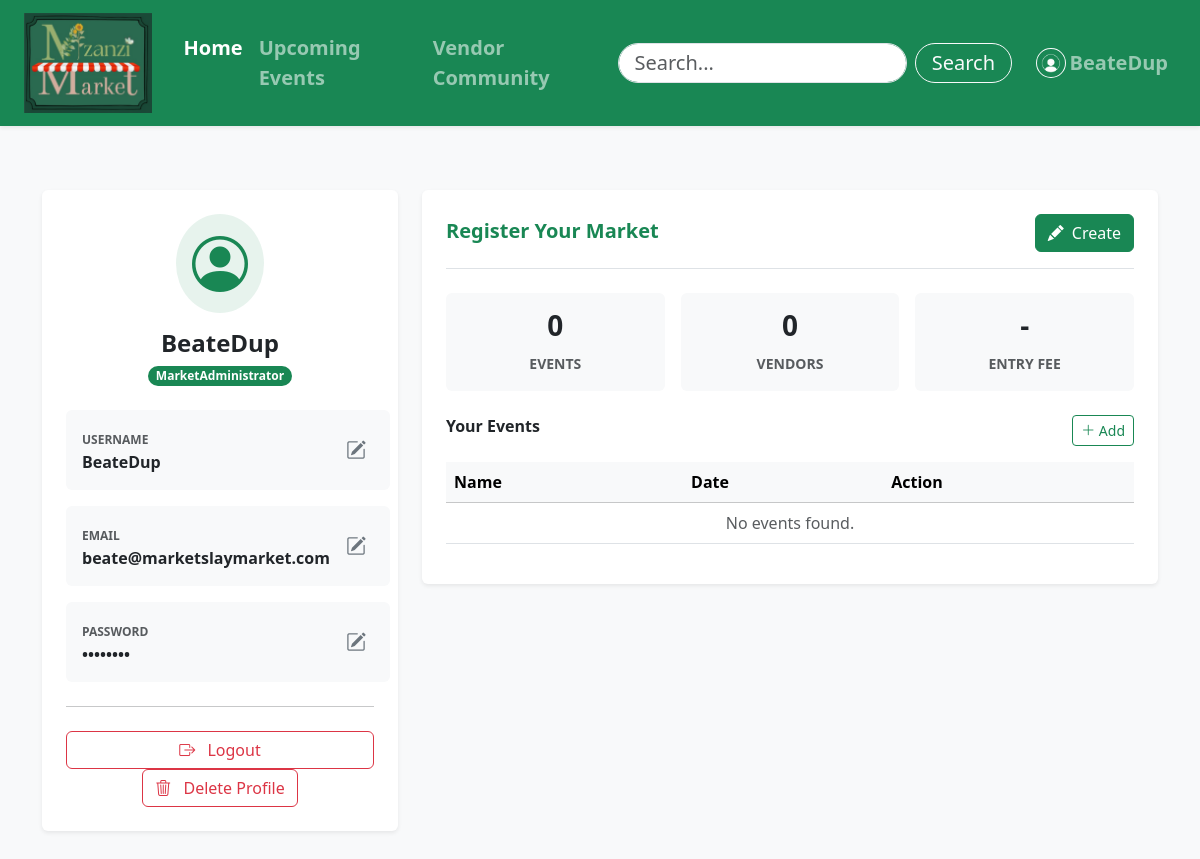
Screenshot of /userpage (signed in) with the database file from the repository.
### tables this page shows
CREATE TABLE "User" (
	"UserID"	INTEGER,
	"Username"	TEXT NOT NULL,
	"Email"	TEXT NOT NULL,
	"Password"	TEXT NOT NULL,
	"Classification"	TEXT NOT NULL CHECK("Classification" IN ('Customer', 'Vendor', 'MarketAdministrator')),
	PRIMARY KEY("UserID" AUTOINCREMENT)
);

### app.py (the view, shortened to what this page needs)
@app.route("/userpage", methods=['GET', 'POST'])
def userpage():
    if 'user_id' not in session:
        flash("Please log in to view your profile.", "warning")
        return redirect(url_for("login"))
    conn = get_db_connection()
    conn.row_factory = sqlite3.Row # Ensure we can access columns by name
    user_id = session['user_id']
    user = conn.execute("SELECT * FROM User WHERE UserID = ?", (user_id,)).fetchone()
    market = None
    events = []
    vendors = []
    if user['Classification'] == 'MarketAdministrator': # Note: No space based on your DB
        market = conn.execute("SELECT * FROM Market WHERE MarketAdministratorID = ?", (user_id,)).fetchone()
        if market:
            events = conn.execute("SELECT * FROM Events WHERE MarketID = ?", (market['MarketID'],)).fetchall()
            vendors = conn.execute("SELECT * FROM Vendor").fetchall()
    conn.close()
    return render_template("userpage.html", user=user, market=market, events=events, vendors=vendors)

### app.py (called while the page is built)
def get_db_connection():
    conn = sqlite3.connect('Mzanzi.db', timeout=30)
    conn.row_factory = sqlite3.Row
    try:
        conn.execute("PRAGMA journal_mode=WAL")
    except:
        pass # If it fails, it just ignores it, but usually it works
    return conn

### templates/userpage.html (shortened to what this page needs)
<!DOCTYPE html>
<html lang="en">
<head>
  <link href="https://cdn.jsdelivr.net/npm/bootstrap@5.3.3/dist/css/bootstrap.min.css" rel="stylesheet">
  <link href="https://cdn.jsdelivr.net/npm/bootstrap-icons/font/bootstrap-icons.css" rel="stylesheet">
</head>
<body class="bg-light">
    <header id="pageTop">
      <nav
        class="navbar navbar-expand-lg navbar-dark bg-success shadow-sm sticky-top py-2"
      >
        <div class="container-fluid px-4">
          <a class="navbar-brand d-flex align-items-center me-3" href="home">
            <img
              src="{{ url_for('static', filename='images/Logo.png') }}"
              alt="Mzanzi Market"
              height="100"
              class="me-2"
            />
          </a>
          <div class="collapse navbar-collapse" id="navbarSupportedContent">
            <ul class="navbar-nav me-auto mb-2 mb-lg-0">
              <li class="nav-item">
                <a class="nav-link fw-semibold fs-5 active" href=""
                  >Home</a
                >
              </li>
              <li class="nav-item">
                <a class="nav-link fw-semibold fs-5" href="events"
                  >Upcoming Events</a
                >
              </li>
              <li class="nav-item">
                <a class="nav-link fw-semibold fs-5" href="vendors"
                  >Vendor Community</a
                >
              </li>
            </ul>
            <div class="d-flex align-items-center">
              <form class="d-flex me-3" role="search">
                <input
                  class="form-control me-2 rounded-pill px-3 py-1 fs-5"
                  type="search"
                  placeholder="Search..."
                  aria-label="Search"
                />
                <button
                  class="btn btn-outline-light rounded-pill px-3 py-1 fs-5"
                  type="submit"
                >
                  Search
                </button>
              </form>
              <ul class="navbar-nav d-flex align-items-center mb-0">
                <li class="nav-item">
                  {% if session.get('user_id') %}
                    <a
                      class="nav-link d-flex align-items-center fw-semibold fs-5"
                      href="{{ url_for('userpage') }}"
                    >
                      <img
                        src="{{ url_for('static', filename='images/usericon.png')}}"
                        alt="User"
                        height="30"
                        class="me-1 rounded-circle border border-light p-1"
                      />
                      <span>{{ session['username'] }}</span>
                    </a>
                  {% endif %}
                </li>
              </ul>
            </div>
          </div>
        </div>
      </nav>
    </header>
    <main>
      <div class="container my-5">
        <div class="row g-4">
          <div class="col-lg-4">
            <div class="card border-0 shadow-sm h-100">
              <div class="card-body text-center p-4">
                <div class="mb-3">
                    <div class="d-inline-block p-3 rounded-circle bg-success bg-opacity-10 text-success">
                        <i class="bi bi-person-circle display-4"></i>
                    </div>
                </div>
                <h4 class="fw-bold mb-1">{{ user['Username'] }}</h4>
                <span class="badge bg-success rounded-pill mb-4">{{ user['Classification'] }}</span>
                <div class="text-start d-grid gap-3">
                    <div class="p-3 bg-light rounded d-flex justify-content-between align-items-center">
                        <div>
                            <small class="text-muted text-uppercase fw-bold" style="font-size: 0.75rem;">Username</small>
                            <div class="fw-semibold">{{ user['Username'] }}</div>
                        </div>
                        <button class="btn btn-sm btn-outline-secondary border-0" data-bs-toggle="modal" data-bs-target="#editUsernameModal">
                            <i class="bi bi-pencil-square fs-5"></i>
                        </button>
                    </div>
                    <div class="p-3 bg-light rounded d-flex justify-content-between align-items-center">
                        <div class="text-truncate pe-2">
                            <small class="text-muted text-uppercase fw-bold" style="font-size: 0.75rem;">Email</small>
                            <div class="fw-semibold text-truncate">{{ user['Email'] }}</div>
                        </div>
                        <button class="btn btn-sm btn-outline-secondary border-0" data-bs-toggle="modal" data-bs-target="#editEmailModal">
                             <i class="bi bi-pencil-square fs-5"></i>
                        </button>
                    </div>
                    <div class="p-3 bg-light rounded d-flex justify-content-between align-items-center">
                        <div>
                            <small class="text-muted text-uppercase fw-bold" style="font-size: 0.75rem;">Password</small>
                            <div class="fw-semibold">••••••••</div>
                        </div>
                        <button class="btn btn-sm btn-outline-secondary border-0" data-bs-toggle="modal" data-bs-target="#editPasswordModal">
                             <i class="bi bi-pencil-square fs-5"></i>
                        </button>
                    </div>
                </div>
                <hr class="my-4">
                <a href="{{ url_for('logout') }}" class="btn btn-outline-danger w-100">
                    <i class="bi bi-box-arrow-right me-2"></i> Logout
                </a>
                <button action="delete_profile" type="button" class="btn btn-outline-danger" data-bs-toggle="modal" data-bs-target="#deleteProfileModal">
                    <i class="bi bi-trash3 me-2"></i> Delete Profile
                </button>
              </div>
            </div>
          </div>
          <div class="col-lg-8">
            <div class="d-flex flex-column gap-4">
            {% if user['Classification'] == 'Vendor' %}
              <div class="card border-0 shadow-sm overflow-hidden">
                  <div class="card-header bg-success bg-gradient text-white p-4 border-0">
                      <div class="d-flex justify-content-between align-items-start">
                          <div>
                              <h2 class="fw-bold mb-1">
                                  <i class="bi bi-shop me-2"></i>
                                  {{ user['VendorName'] if user['VendorName'] else user['Username'] }}
                              </h2>
                              <span class="badge bg-white text-success rounded-pill border border-white">
                                  {{ user['VendorOfferingType'] if user['VendorOfferingType'] else 'General Vendor' }}
                              </span>
                          </div>
                          <button class="btn btn-light text-success shadow-sm" data-bs-toggle="modal" data-bs-target="#editVendorModal">
                              <i class="bi bi-pencil-fill me-1"></i> Edit Profile
                          </button>
                      </div>
                  </div>
                  <div class="card-body p-4">
                      <div class="mb-4">
                          <h6 class="fw-bold text-secondary text-uppercase small">About the Stall</h6>
                          <p class="lead fs-6 text-muted">
                              {{ user['VendorDescription'] if user['VendorDescription'] else 'No description added yet. Click "Edit Profile" to tell customers what you sell!' }}
                          </p>
                      </div>
                      <hr class="text-muted opacity-25">
                      <div class="row g-4 mt-2">
                          <div class="col-md-6">
                              <h6 class="fw-bold text-secondary text-uppercase small mb-3">Contact Details</h6>
                              <div class="d-flex align-items-center mb-2">
                                  <div class="bg-light p-2 rounded-circle me-3 text-success">
                                      <i class="bi bi-telephone-fill"></i>
                                  </div>
                                  <div>
                                      <small class="d-block text-muted">Phone / WhatsApp</small>
                                      <span class="fw-semibold">{{ user['VendorContactNumber'] if user['VendorContactNumber'] else 'Not provided' }}</span>
                                  </div>
                              </div>
                              <div class="d-flex align-items-center">
                                  <div class="bg-light p-2 rounded-circle me-3 text-success">
                                      <i class="bi bi-envelope-fill"></i>
                                  </div>
                                  <div>
                                      <small class="d-block text-muted">Email</small>
                                      <span class="fw-semibold">{{ user['Email'] }}</span>
                                  </div>
                              </div>
                          </div>
                          <div class="col-md-6">
                              <h6 class="fw-bold text-secondary text-uppercase small mb-3">Social Media</h6>
                              <div class="d-grid gap-2">
                                  {% if user['VendorInstagram'] %}
                                    <a href="{{ user['VendorInstagram'] }}" target="_blank" class="btn btn-outline-danger border-opacity-25 text-start">
                                        <i class="bi bi-instagram me-2"></i> Instagram
                                    </a>
                                  {% else %}
                                    <button class="btn btn-light text-muted text-start" disabled><i class="bi bi-instagram me-2"></i> No Instagram linked</button>
                                  {% endif %}
                                  {% if user['VendorFacebook'] %}
                                    <a href="{{ user['VendorFacebook'] }}" target="_blank" class="btn btn-outline-primary border-opacity-25 text-start">
                                        <i class="bi bi-facebook me-2"></i> Facebook
                                    </a>
                                  {% else %}
                                    <button class="btn btn-light text-muted text-start" disabled><i class="bi bi-facebook me-2"></i> No Facebook linked</button>
                                  {% endif %}
                              </div>
                          </div>
                      </div>
                  </div>
              </div>
            {% elif user['Classification'] == 'MarketAdministrator' %}
              <div class="card border-0 shadow-sm">
                <div class="card-body p-4">
                  <div class="d-flex justify-content-between align-items-center mb-4 border-bottom pb-3">
                    <div>
                        <h5 class="fw-bold text-success mb-1">
                            {{ market['MarketName'] if market else 'Register Your Market' }}
                        </h5>
                    </div>
                    <button class="btn btn-success" data-bs-toggle="modal" data-bs-target="#editMarketModal">
                        <i class="bi bi-pencil-fill me-1"></i> {{ 'Edit' if market else 'Create' }}
                    </button>
                  </div>
                  <div class="row g-3 text-center mb-4">
                    <div class="col-md-4">
                      <div class="p-3 bg-light rounded">
                        <h3 class="fw-bold text-dark">{{ events|length }}</h3>
                        <small class="text-muted text-uppercase fw-bold">Events</small>
                      </div>
                    </div>
                    <div class="col-md-4">
                      <div class="p-3 bg-light rounded">
                        <h3 class="fw-bold text-dark">{{ vendors|length }}</h3>
                        <small class="text-muted text-uppercase fw-bold">Vendors</small>
                      </div>
                    </div>
                    <div class="col-md-4">
                        <div class="p-3 bg-light rounded">
                          <h3 class="fw-bold text-dark">{{ market['MarketEntryFee'] if market else '-' }}</h3>
                          <small class="text-muted text-uppercase fw-bold">Entry Fee</small>
                        </div>
                      </div>
                  </div>
                   <div class="d-flex justify-content-between align-items-center mb-3">
                        <h6 class="fw-bold">Your Events</h6>
                        <button class="btn btn-sm btn-outline-success" data-bs-toggle="modal" data-bs-target="#editEventModal">
                             <i class="bi bi-plus-lg"></i> Add
                        </button>
                   </div>
                   <div class="table-responsive">
                    <table class="table table-hover align-middle">
                        <thead class="table-light"><tr><th>Name</th><th>Date</th><th>Action</th></tr></thead>
                        <tbody>
                            {% if events %}
                                {% for event in events %}
                                <tr>
                                    <td>{{ event['EventName'] }}</td>
                                    <td>{{ event['EventDate'] }}</td>
                                    <td><button class="btn btn-sm btn-light border"><i class="bi bi-pencil"></i></button></td>
                                </tr>
                                {% endfor %}
                            {% else %}
                                <tr><td colspan="3" class="text-center text-muted">No events found.</td></tr>
                            {% endif %}
                        </tbody>
                    </table>
                   </div>
                </div>
              </div>
            {% endif %}
            </div>
          </div>
        </div>
      </div>
    </main>
</body>
</html>

### rows the page displays
User: username "BeateDup", Username "BeateDup", Classification "MarketAdministrator", Email "beate@marketslaymarket.com"

### other values shown
{{ market['MarketName'] if market else 'Register Your Market' }} "Register Your Market"
{{ 'Edit' if market else 'Create' }} "Create"
{{ events|length }} "0"
{{ vendors|length }} "0"
{{ market['MarketEntryFee'] if market else '-' }} "-"
